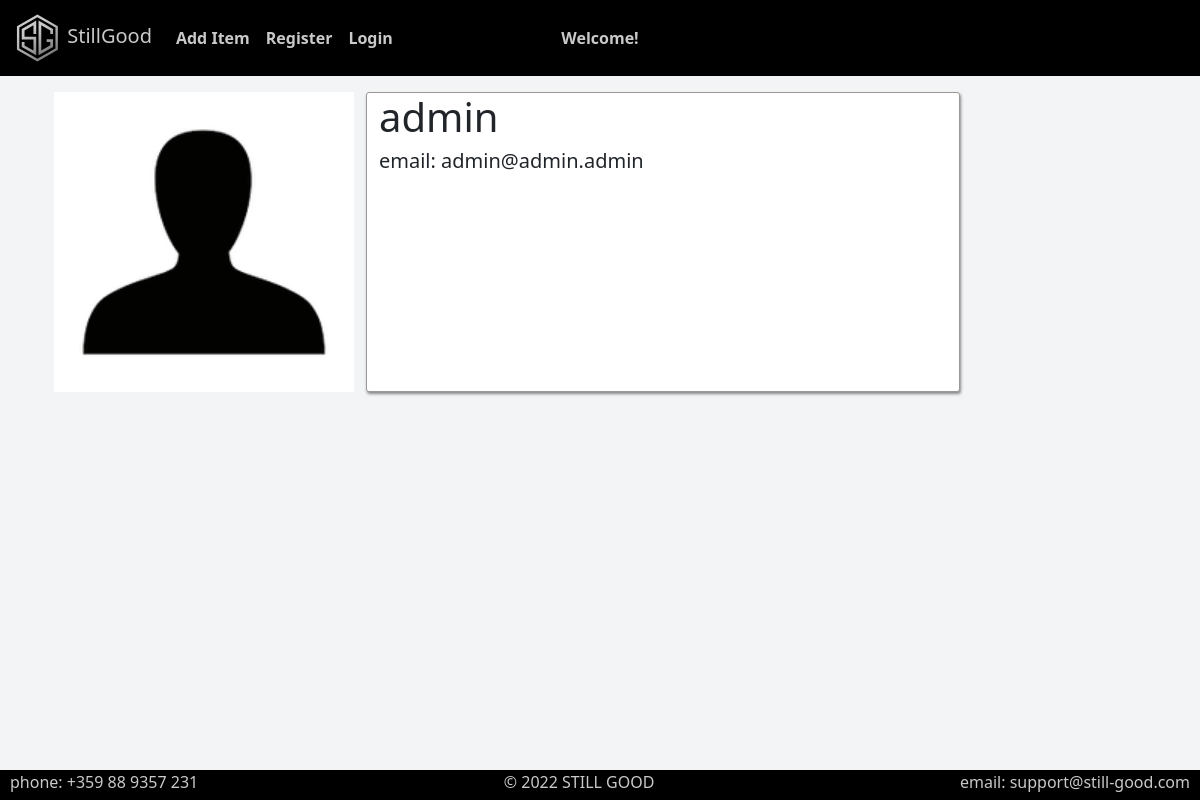
Page /user/1/ on the earlier database version.
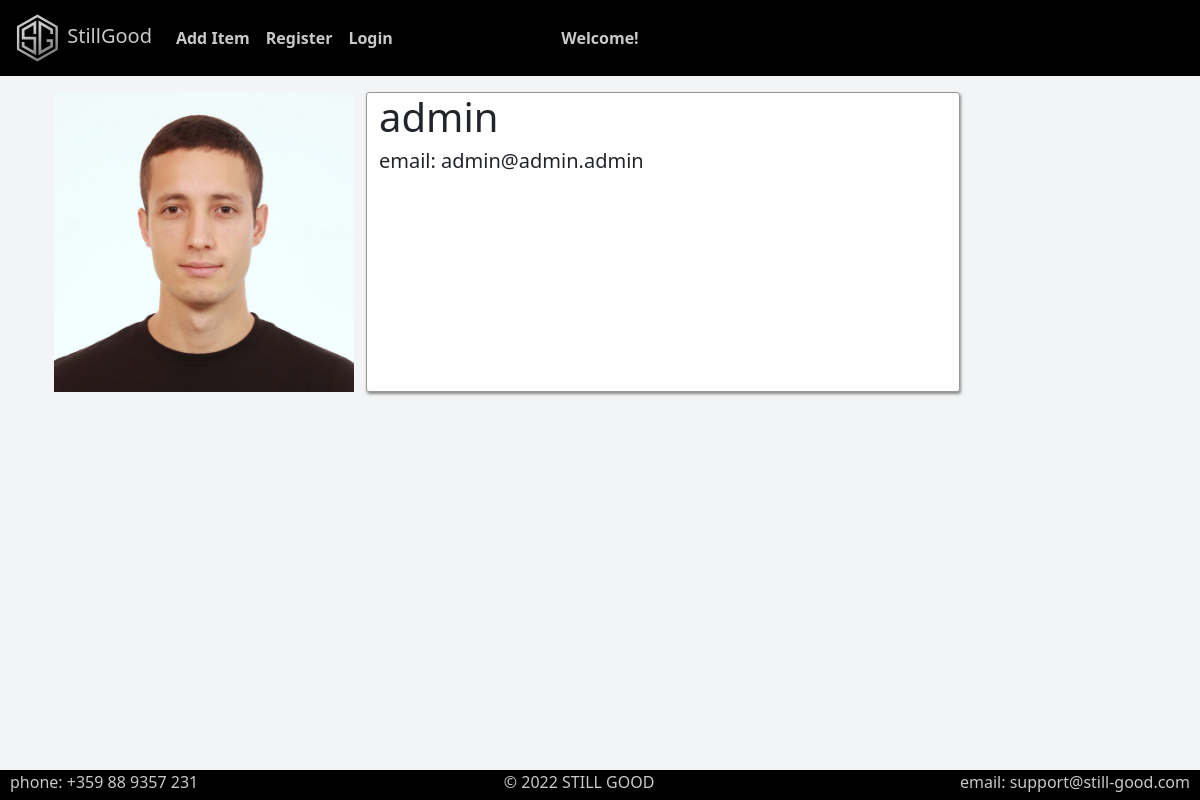
Same page on the later database version.
### project_1/users/models.py (models this page shows, shortened)
class AppUser(auth_models.AbstractUser):
    MIN_LEN_FIRST_NAME = 2
    MAX_LEN_FIRST_NAME = 30
    MIN_LEN_LAST_NAME = 2
    MAX_LEN_LAST_NAME = 30
    MAX_LEN_LOCATION = 45
    MIN_LEN_LOCATION = 3
    personal_photo = models.ImageField(
        upload_to='users_photos',
        blank=False,
        default='defaults/no-user-photo.png',
    )
    first_name = models.CharField(
        max_length=MAX_LEN_FIRST_NAME,
        validators=(
            validators.MinLengthValidator(MIN_LEN_FIRST_NAME),
            validate_personal_names,
        ),
        blank=True,
    )
    last_name = models.CharField(
        max_length=MAX_LEN_LAST_NAME,
        validators=(
            validators.MinLengthValidator(MIN_LEN_LAST_NAME),
            validate_personal_names,
        ),
        blank=True,
    )
    gender = models.CharField(
        choices=Genders.choices(),
        max_length=Genders.max_len(),
        blank=True,
    )
    phone = models.CharField(
        max_length=10,
        validators=(validate_phone,),
        blank=True,
    )
    location = models.CharField(
        max_length=MAX_LEN_LOCATION,
        validators=(
            validators.MinLengthValidator(MIN_LEN_LOCATION),
            validate_location),
        blank=True,
    )
    email = models.EmailField(unique=True, blank=False, )
    class Meta:
        ordering = ['pk']

### project_1/users/views.py (the view)
# urls.py: path('', views.UserDetails.as_view(), name='user details'),
class UserDetails(DetailView):
    context_object_name = 'current_user'
    template_name = 'users/user-details.html'
    model = UserModel
    def get_context_data(self, **kwargs):
        context = super().get_context_data(**kwargs)
        context['is_owner'] = self.request.user == self.object
        return context

### templates/users/user-details.html (shortened to what this page needs)
{% extends 'base.html' %}
{% block content %}
    {% load static %}
    <div id="user-details-grid" class="container">
        <div class="container">
            <img width="300" height="300"
                    src="{{ current_user.personal_photo.url }}" alt="{{ current_user.username }}`s image">
        </div>
        <div class="container box">
            <h1>{{ current_user.username }}</h1>
            <h5>email: {{ current_user.email }}</h5>
        </div>
    </div>
{% endblock %}

Differences in the rows shown:
changed AppUser "admin": personal_photo: picture added in place of a placeholder
